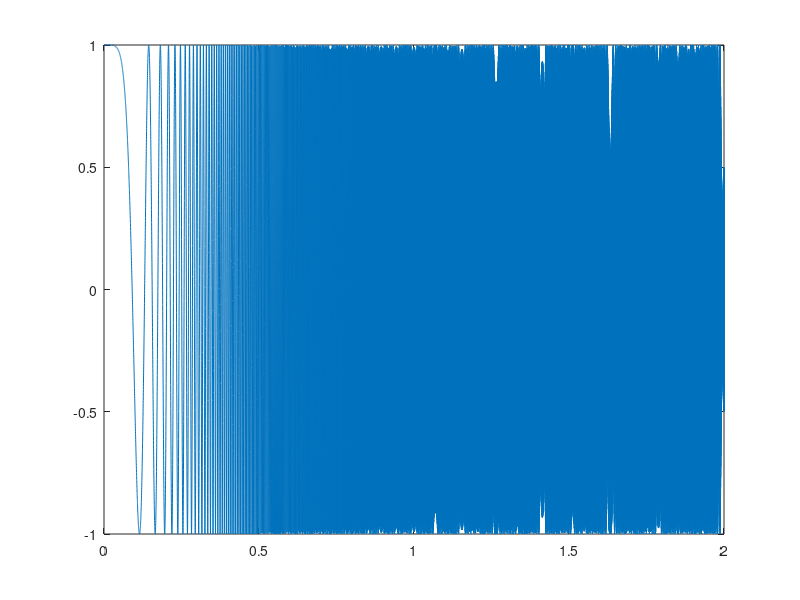

Write the MATLAB code that produced this figure. (Note: this script raises an error after producing the figure.)
clear 
close all
clc
%% First assignment
%% Create the sampled version of the continous time signal
% Sampling times
t = linspace(0, 2, 16000);
% Constants
[k_2, k_1, F_0, phi_0] = deal(1000, 0, 0, 0);
% Instantaneous frequency
Omega = @(t) 2*pi*(k_2*t.^2 + k_1*t + F_0);
%chirp
x_c = @(t) cos( 2*pi*( (1/3)*k_2*t.^3 + (1/2)*k_1*t.^2 + F_0*t + phi_0) );
x = x_c(t);

figure
plot(t, x);

%% Question 1a 
soundsc(x, 8000);
%%
%% Question 2b

N=32; 
figure
spectrogram(x, hann(N), 3*N/4, 4*N, 8000, 'yaxis')

%% Question 3b
y = downsample(x,2);

soundsc(y,length(y));

% clear sound
N = 32;
spectrogram(y, hann(N), 3*N/4, 4*N, 4000, 'yaxis');

%% Question 3c

for fs = [20,8,4]*1000
    for f = [1,2,3,4]*1000
        tt = linspace(0,2,fs);
        plot(tt,cos(2*pi*f*tt));
    end
end

%% Question 4
[r, Fs] = audioread('romanza.wav');
N = 1024;
figure(87)
spectrogram(r, hann(N), 3*N/4, 4*N, Fs, 'yaxis');
%% Play the sound
soundsc(r, Fs);
pause(10)
clear sound

%% Question 5
r_sampled = r(1:5:15*Fs);

% Play the sampled signal
% soundsc(r_sampled, Fs/5);
% pause(10)
% clear sound

figure(99)
spectrogram(r_sampled, hann(N), 3*N/4, 4*N, Fs/5, 'yaxis');
%% Question 6
r_filtered = filter(fir1(100, 0.2), 1, r);
spectrogram(r_filtered(1:5:15*Fs), hann(N), 3*N/4, 4*N, Fs/5, 'yaxis');
soundsc(r_filtered, Fs);
% pause(5)
% clear sound

